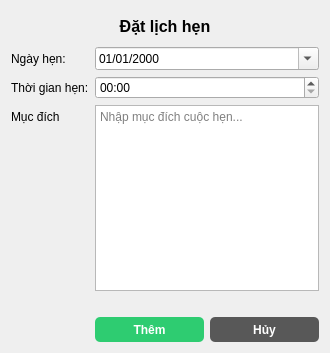
<?xml version="1.0" encoding="UTF-8"?>
<ui version="4.0">
 <class>ExpenseDialog</class>
 <widget class="QDialog" name="ExpenseDialog">
  <property name="geometry">
   <rect>
    <x>0</x>
    <y>0</y>
    <width>330</width>
    <height>353</height>
   </rect>
  </property>
  <property name="windowTitle">
   <string>Đặt lịch hẹn</string>
  </property>
  <layout class="QVBoxLayout" name="verticalLayout">
   <item>
    <widget class="QLabel" name="titleLabel">
     <property name="minimumSize">
      <size>
       <width>0</width>
       <height>30</height>
      </size>
     </property>
     <property name="font">
      <font>
       <pointsize>12</pointsize>
       <weight>75</weight>
       <bold>true</bold>
      </font>
     </property>
     <property name="text">
      <string>Đặt lịch hẹn</string>
     </property>
     <property name="alignment">
      <set>Qt::AlignCenter</set>
     </property>
    </widget>
   </item>
   <item>
    <layout class="QFormLayout" name="formLayout">
     <item row="0" column="0">
      <widget class="QLabel" name="dateLabel">
       <property name="text">
        <string>Ngày hẹn:</string>
       </property>
      </widget>
     </item>
     <item row="0" column="1">
      <widget class="QDateEdit" name="dateEdit">
       <property name="displayFormat">
        <string>dd/MM/yyyy</string>
       </property>
       <property name="calendarPopup">
        <bool>true</bool>
       </property>
      </widget>
     </item>
     <item row="3" column="1">
      <layout class="QHBoxLayout" name="horizontalLayout_3">
       <property name="topMargin">
        <number>20</number>
       </property>
       <item>
        <widget class="QPushButton" name="pushButton_5">
         <property name="minimumSize">
          <size>
           <width>70</width>
           <height>25</height>
          </size>
         </property>
         <property name="styleSheet">
          <string notr="true">QPushButton {
	background-color: #2ecc71;
	color: #fff;
	border: none;
	border-radius: 5px;
	font-weight: bold;
}
</string>
         </property>
         <property name="text">
          <string>Thêm</string>
         </property>
        </widget>
       </item>
       <item>
        <widget class="QPushButton" name="pushButton_6">
         <property name="minimumSize">
          <size>
           <width>70</width>
           <height>25</height>
          </size>
         </property>
         <property name="styleSheet">
          <string notr="true">QPushButton {
	background-color: #585858;
	color: #fff;
	border: none;
	border-radius: 5px;
	font-weight: bold;
}</string>
         </property>
         <property name="text">
          <string>Hủy</string>
         </property>
        </widget>
       </item>
      </layout>
     </item>
     <item row="1" column="0">
      <widget class="QLabel" name="timeLabel">
       <property name="text">
        <string>Thời gian hẹn:</string>
       </property>
      </widget>
     </item>
     <item row="1" column="1">
      <widget class="QTimeEdit" name="timeEdit">
       <property name="displayFormat">
        <string>hh:mm</string>
       </property>
      </widget>
     </item>
     <item row="2" column="1">
      <widget class="QTextEdit" name="purposeTextEdit">
       <property name="placeholderText">
        <string>Nhập mục đích cuộc hẹn...</string>
       </property>
      </widget>
     </item>
     <item row="2" column="0">
      <widget class="QLabel" name="timeLabel_2">
       <property name="text">
        <string>Mục đích</string>
       </property>
      </widget>
     </item>
    </layout>
   </item>
  </layout>
 </widget>
 <resources/>
 <connections/>
</ui>
